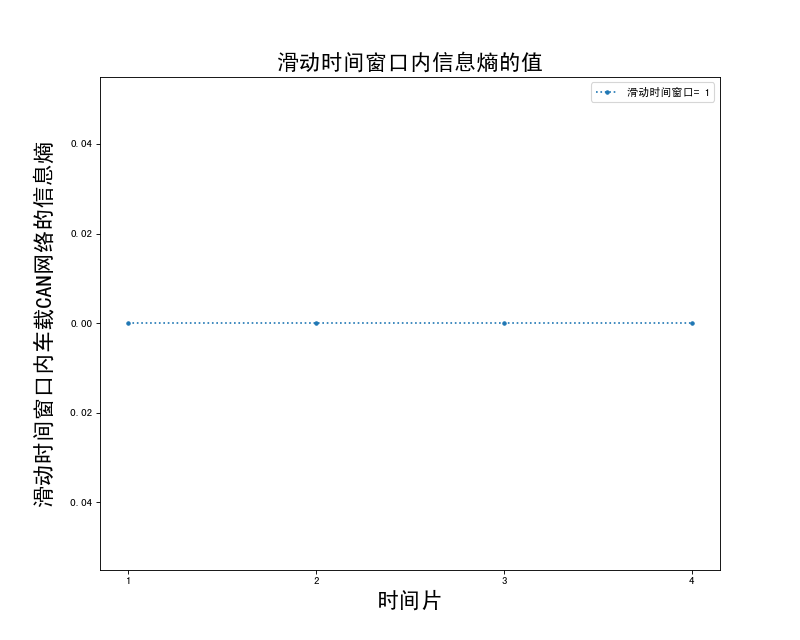

The script that saved this image:
from frame import Frame
from mydevice import MyDevice
import time
from math import log
import csv
import matplotlib.pyplot as plt
import pandas as pd
import ast
import os
# 标定阶段 检测阶段 采集数据 数据预处理 熵值计算 阈值范围的确定


class TrafficAbnormal(MyDevice):
    def __init__(self):
        """ 信息熵(全部设置一个阈值)超过阈值就报警 """
        super(TrafficAbnormal, self).__init__()
        self.capture = {}

    def traffic_write(self, slice_time, arg):
        """ 不同的检测时间间隔对系统的信息熵的影响"""
        if self.capture is None:
            ex = Exception("no data")
            raise ex
        for time_point in arg:
            for i in range(slice_time):
                entropy = self.record(point=time_point)
                self.capture.setdefault(time_point, []).append(entropy)
            print("开始攻击")
        print(self.capture)

    def record(self, point):
        queue = {}
        print("first traffic record")
        if self.clear_buffer() is not True:
            ex = Exception("clear failure")
            raise ex

        else:
            start_time = time.time()
            while time.time() - start_time <= point:
                data = self.receive()
                if hex(data.ID) in queue:
                    queue[hex(data.ID)] += 1
                else:
                    queue[hex(data.ID)] = 1
            base = self.calculate_entropy(**queue)
            # print("traffic record end")
            return base

    def calculate_entropy(self, **dic):
        base_entropy = 0.0
        total = 0
        for value in dic.values():
            total += value
        for key in dic.keys():
            prob = dic[key] / total
            base_entropy -= prob * log(prob, 2)
        print(base_entropy)
        return base_entropy

    # def time_analysis(self):
    #     for slice_time, values in self.dic.items():
    #         max_num = round(max(values, 6))
    #         min_num = round(min(values, 6))
    #         print("max is %d" % max_num, end=" ")
    #         print("min is %d " % min_num, end=" ")
    #         ave = sum(values) / len(values)
    #         print("average is ", round(ave, 6))

    def write_in_txt(self):
        with open(os.path.dirname(os.path.realpath(__file__)) + os.sep + 'entropy.csv', 'w', newline="") as csv_file:
            csv_writer = csv.writer(csv_file, delimiter='\t')
            csv_writer.writerow(["时间片", "最大信息熵", "最小信息熵", "平均信息熵", "时间片信息熵的统计"])
            for key, values in self.capture.items():
                max_num = round(max(values), 6)
                min_num = round(min(values), 6)
                print("max is %d" % max_num, end=" ")
                print("min is %d " % min_num, end=" ")
                ave = round(sum(values) / len(values), 6)
                csv_writer.writerow([key, max_num, min_num, ave, values])

    def visual_entropy(self):
        pf = pd.DataFrame(self.capture)
        # print(pf)
        plt.figure(figsize=(10, 8), dpi=80)
        x_axis = list(pf.index)
        # x_length = list(range(len(x_axis)))
        x = range(1, len(x_axis) + 1)
        # print(x_length)
        time_slice = list(pf.columns)
        for i in time_slice:
            entropy_value = pf.loc[:, i].values
            print(entropy_value)
            print(i)
            plt.plot(x, entropy_value, label="滑动时间窗口= {}".format(i), linestyle=":", marker="o", markersize=3)
        plt.legend(loc="best")
        plt.xlabel("时间片", fontsize=20)
        plt.ylabel("滑动时间窗口内车载CAN网络的信息熵", fontsize=20)
        plt.title("滑动时间窗口内信息熵的值", fontsize=20)
        plt.savefig("entropy/entropy.png")
        plt.xticks(x, fontsize=10)
        plt.savefig("entropy/entropy.png")
        plt.show()


if __name__ == "__main__":
    unusual = TrafficAbnormal()
    print("请输入选择的波特率:\r\n"
          "125 or 500\r\n")
    baud_rate = int(input())
    unusual.start(baud_rate)
    try:
        print('请输入数个数量不同的滑动时间窗口:\r\n(使用逗号隔开,默认 1,3,5,7,10,20)\r\n')
        lists = ast.literal_eval(input())
        print('请输入时间片:\r\n(默认 20)')
        slice_t = int(input())
        unusual.traffic_write(slice_time=slice_t, arg=lists)
        unusual.write_in_txt()
        unusual.visual_entropy()
    except Exception as result:
        print("异常错误:%s" % result)
    finally:
        unusual.stop()




















































